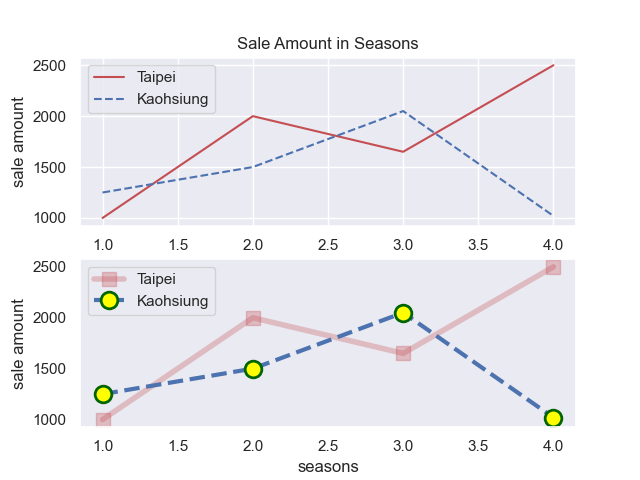

The Python source for this figure:
#-------------------------------------------------
#   CH_12_6_3_EX_1_Pyplot_Line_Discrete_Data.py
#-------------------------------------------------
import matplotlib.pyplot as plt
#
x = [1, 2, 3, 4]
y1 = [1000, 2000, 1650, 2500]
y2 = [1250, 1500, 2050, 1020]
#
fig0 = plt.figure(0)
#----- 繪製折線圖 (線) (line)
plt.subplot(2,1,1)
plt.plot(x, y1, 'r-', label = 'Taipei')
plt.plot(x, y2, 'b--', label = 'Kaohsiung')
plt.legend(loc = 'best')
plt.xlabel('seasons')
plt.ylabel('sale amount')
plt.title('Sale Amount in Seasons')
#----- 繪製折線圖 (線+符號) (line + marker)
plt.subplot(2,1,2)
plt.plot(x, y1, 'rs-', lw = 4, markersize = 10, alpha = 0.3, label = 'Taipei')
plt.plot(x, y2, 'bo--', lw = 3, markersize = 12, mfc = 'yellow',\
         mec = 'darkgreen', mew = 2, label = 'Kaohsiung')
plt.legend(loc = 'best')
plt.grid()
plt.xlabel('seasons')
plt.ylabel('sale amount')
#
plt.savefig('CH_12_6_3_EX_1_Pyplot_Line_Discrete_Data.png')
plt.show()
































































	


